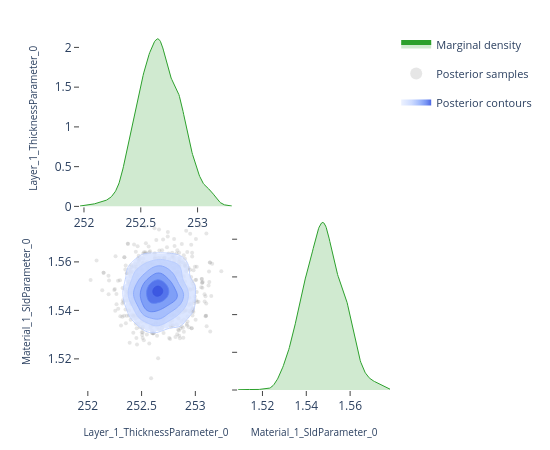

Here is the notebook cell this chart was saved with:
### Code cell
# ---- Pairwise focus: thickness vs SLD ---------------------------------------
# A 2-parameter corner plot zooms in on the joint posterior for a specific
# pair.  This is the same view the EasyReflectometryApp's "2D Heatmap"
# sub-tab uses to inspect parameter degeneracies.


params_of_interest = ['Layer_1_ThicknessParameter_0', 'Material_1_SldParameter_0']
idx = [posterior.param_names.index(p) for p in params_of_interest]
subset_draws = np.asarray(posterior.draws)[:, idx]

fig = plot_corner(subset_draws, params_of_interest)
fig.show()

### Figure 1 — Plotly figure (JSON) as saved in the notebook; plotly's stock layout.template omitted (floating-point values rounded to 4 significant figures; data arrays with more than 128 entries replaced by an {"elided": "..."} marker saying what was removed)
{"data": [{"fill": "tozeroy", "fillcolor": "rgba(44, 160, 44, 0.22)", "hoverinfo": "skip", "legendgroup": "marginal", "line": {"color": "rgb(44, 160, 44)", "width": 1}, "mode": "lines", "name": "Marginal density", "showlegend": true, "type": "scatter", "x": {"elided": "256 float values"}, "xaxis": "x", "y": {"elided": "256 float values"}, "yaxis": "y"}, {"hoverinfo": "skip", "legendgroup": "scatter", "marker": {"color": "rgba(140, 140, 140, 0.22)", "size": 4}, "mode": "markers", "name": "Posterior samples", "showlegend": true, "type": "scatter", "x": {"elided": "880 float values"}, "xaxis": "x3", "y": {"elided": "880 float values"}, "yaxis": "y3", "zorder": 0}, {"colorscale": [[0.0, "rgba(224, 233, 255, 0.62)"], [0.35, "rgba(183, 203, 255, 0.70)"], [0.6, "rgba(138, 169, 252, 0.78)"], [0.82, "rgba(96, 131, 242, 0.84)"], [1.0, "rgba(58, 86, 224, 0.90)"]], "connectgaps": false, "contours": {"coloring": "fill", "end": 87.53, "showlabels": false, "showlines": false, "size": 13.82, "start": 18.43}, "hoverinfo": "skip", "legendgroup": "contour", "name": "Posterior contours", "showlegend": true, "showscale": false, "type": "contour", "x": [252.0, 252.0, 252.0, 252.0, 252.0, 252.0, 252.1, 252.1, 252.1, 252.1, 252.1, 252.2, 252.2, 252.2, 252.2, 252.2, 252.2, 252.3, 252.3, 252.3, 252.3, 252.3, 252.3, 252.4, 252.4, 252.4, 252.4, 252.4, 252.4, 252.5, 252.5, 252.5, 252.5, 252.5, 252.5, 252.6, 252.6, 252.6, 252.6, 252.6, 252.6, 252.7, 252.7, 252.7, 252.7, 252.7, 252.7, 252.8, 252.8, 252.8, 252.8, 252.8, 252.8, 252.9, 252.9, 252.9, 252.9, 252.9, 252.9, 253.0, 253.0, 253.0, 253.0, 253.0, 253.0, 253.1, 253.1, 253.1, 253.1, 253.1, 253.1, 253.2, 253.2, 253.2, 253.2, 253.2, 253.3, 253.3, 253.3, 253.3], "xaxis": "x3", "y": [1.509, 1.51, 1.511, 1.512, 1.512, 1.513, 1.514, 1.515, 1.516, 1.517, 1.518, 1.519, 1.519, 1.52, 1.521, 1.522, 1.523, 1.524, 1.525, 1.526, 1.526, 1.527, 1.528, 1.529, 1.53, 1.531, 1.532, 1.533, 1.533, 1.534, 1.535, 1.536, 1.537, 1.538, 1.539, 1.54, 1.54, 1.541, 1.542, 1.543, 1.544, 1.545, 1.546, 1.547, 1.547, 1.548, 1.549, 1.55, 1.551, 1.552, 1.553, 1.554, 1.555, 1.555, 1.556, 1.557, 1.558, 1.559, 1.56, 1.561, 1.562, 1.562, 1.563, 1.564, 1.565, 1.566, 1.567, 1.568, 1.569, 1.569, 1.57, 1.571, 1.572, 1.573, 1.574, 1.575, 1.576, 1.576, 1.577, 1.578], "yaxis": "y3", "z": {"elided": "80x80 float values"}, "zmax": 87.53, "zmin": 18.43, "zorder": 1}, {"colorscale": [[0.0, "rgba(183, 203, 255, 0.94)"], [0.35, "rgba(183, 203, 255, 0.94)"], [0.35, "rgba(138, 169, 252, 0.95)"], [0.6, "rgba(138, 169, 252, 0.95)"], [0.6, "rgba(96, 131, 242, 0.96)"], [0.82, "rgba(96, 131, 242, 0.96)"], [0.82, "rgba(58, 86, 224, 0.98)"], [1.0, "rgba(58, 86, 224, 0.98)"]], "contours": {"coloring": "lines", "end": 87.53, "showlabels": false, "size": 13.82, "start": 18.43}, "hoverinfo": "skip", "legendgroup": "contour", "line": {"width": 0.9}, "showlegend": false, "showscale": false, "type": "contour", "x": [252.0, 252.0, 252.0, 252.0, 252.0, 252.0, 252.1, 252.1, 252.1, 252.1, 252.1, 252.2, 252.2, 252.2, 252.2, 252.2, 252.2, 252.3, 252.3, 252.3, 252.3, 252.3, 252.3, 252.4, 252.4, 252.4, 252.4, 252.4, 252.4, 252.5, 252.5, 252.5, 252.5, 252.5, 252.5, 252.6, 252.6, 252.6, 252.6, 252.6, 252.6, 252.7, 252.7, 252.7, 252.7, 252.7, 252.7, 252.8, 252.8, 252.8, 252.8, 252.8, 252.8, 252.9, 252.9, 252.9, 252.9, 252.9, 252.9, 253.0, 253.0, 253.0, 253.0, 253.0, 253.0, 253.1, 253.1, 253.1, 253.1, 253.1, 253.1, 253.2, 253.2, 253.2, 253.2, 253.2, 253.3, 253.3, 253.3, 253.3], "xaxis": "x3", "y": [1.509, 1.51, 1.511, 1.512, 1.512, 1.513, 1.514, 1.515, 1.516, 1.517, 1.518, 1.519, 1.519, 1.52, 1.521, 1.522, 1.523, 1.524, 1.525, 1.526, 1.526, 1.527, 1.528, 1.529, 1.53, 1.531, 1.532, 1.533, 1.533, 1.534, 1.535, 1.536, 1.537, 1.538, 1.539, 1.54, 1.54, 1.541, 1.542, 1.543, 1.544, 1.545, 1.546, 1.547, 1.547, 1.548, 1.549, 1.55, 1.551, 1.552, 1.553, 1.554, 1.555, 1.555, 1.556, 1.557, 1.558, 1.559, 1.56, 1.561, 1.562, 1.562, 1.563, 1.564, 1.565, 1.566, 1.567, 1.568, 1.569, 1.569, 1.57, 1.571, 1.572, 1.573, 1.574, 1.575, 1.576, 1.576, 1.577, 1.578], "yaxis": "y3", "z": {"elided": "80x80 float values"}, "zmax": 87.53, "zmin": 18.43, "zorder": 2}, {"fill": "tozeroy", "fillcolor": "rgba(44, 160, 44, 0.22)", "hoverinfo": "skip", "legendgroup": "marginal", "line": {"color": "rgb(44, 160, 44)", "width": 1}, "mode": "lines", "name": "Marginal density", "showlegend": false, "type": "scatter", "x": {"elided": "256 float values"}, "xaxis": "x4", "y": {"elided": "256 float values"}, "yaxis": "y4"}], "layout": {"height": 450, "legend": {"font": {"size": 11}, "itemsizing": "constant", "orientation": "v", "x": 1.02, "xanchor": "left", "y": 1.0, "yanchor": "top"}, "margin": {"b": 60, "l": 80, "r": 160, "t": 30}, "plot_bgcolor": "white", "showlegend": true, "width": 550, "xaxis": {"anchor": "y", "domain": [0.0, 0.49], "showgrid": false, "ticks": "outside", "zeroline": false}, "xaxis2": {"anchor": "y2", "domain": [0.51, 1.0], "showgrid": false, "ticks": "outside", "visible": false, "zeroline": false}, "xaxis3": {"anchor": "y3", "domain": [0.0, 0.49], "showgrid": false, "ticks": "outside", "title": {"font": {"size": 10}, "text": "Layer_1_ThicknessParameter_0"}, "zeroline": false}, "xaxis4": {"anchor": "y4", "domain": [0.51, 1.0], "showgrid": false, "ticks": "outside", "title": {"font": {"size": 10}, "text": "Material_1_SldParameter_0"}, "zeroline": false}, "yaxis": {"anchor": "x", "domain": [0.51, 1.0], "showgrid": false, "ticks": "outside", "title": {"font": {"size": 10}, "text": "Layer_1_ThicknessParameter_0"}, "zeroline": false}, "yaxis2": {"anchor": "x2", "domain": [0.51, 1.0], "showgrid": false, "ticks": "outside", "visible": false, "zeroline": false}, "yaxis3": {"anchor": "x3", "domain": [0.0, 0.49], "showgrid": false, "ticks": "outside", "title": {"font": {"size": 10}, "text": "Material_1_SldParameter_0"}, "zeroline": false}, "yaxis4": {"anchor": "x4", "domain": [0.0, 0.49], "showgrid": false, "showticklabels": false, "ticks": "outside", "zeroline": false}}}
